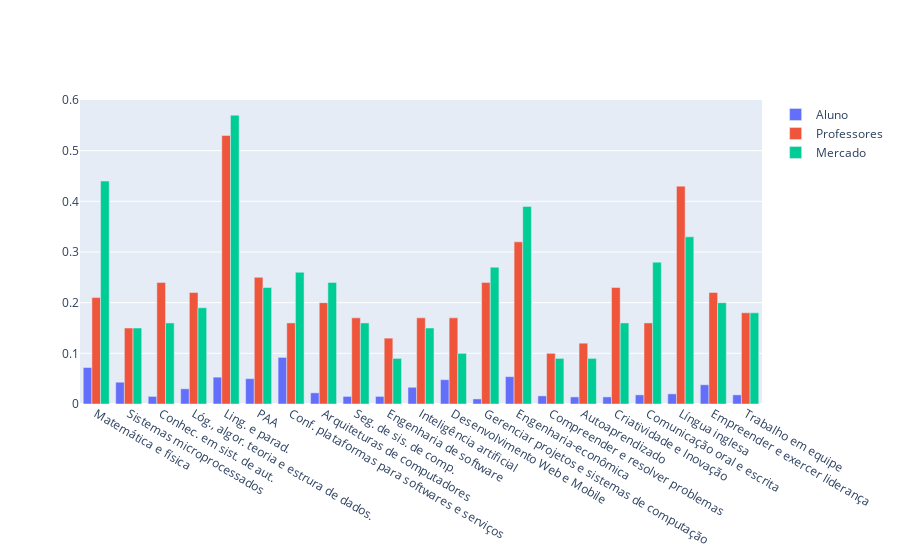

The code cell stored with this chart in its notebook:
### Code cell
import plotly.graph_objects as go

fig = go.Figure(data=[
    go.Bar(name='Aluno', x=categorias, y=list(notas_aluno.values())),
    go.Bar(name='Professores', x=categorias, y=list(visao_professores.values())),
    go.Bar(name='Mercado', x=categorias, y=list(visao_mercado.values())),
])
fig.update_layout(barmode='group')
fig.show()

### Figure 1 — Plotly figure (JSON) as saved in the notebook; plotly's stock layout.template omitted (floating-point values rounded to 4 significant figures)
{"data": [{"name": "Aluno", "type": "bar", "x": ["Matemática e física", "Sistemas microprocessados", "Conhec. em sist. de aut.", "Lóg., algor. teoria e estrura de dados.", "Ling. e parad.", "PAA", "Conf. plataformas para softwares e serviços", "Arquiteturas de computadores", "Seg. de sis. de comp.", "Engenharia de software", "Inteligência artificial", "Desenvolvimento Web e Mobile", "Gerenciar projetos e sistemas de computação", "Engenharia-econômica", "Compreender e resolver problemas", "Autoaprendizado", "Criatividade e Inovação", "Comunicação oral e escrita", "Língua inglesa", "Empreender e exercer liderança", "Trabalho em equipe"], "y": [0.072, 0.043, 0.015, 0.03, 0.053, 0.05, 0.092, 0.022, 0.015, 0.015, 0.033, 0.048, 0.01, 0.054, 0.016, 0.014, 0.014, 0.018, 0.02, 0.038, 0.018]}, {"name": "Professores", "type": "bar", "x": ["Matemática e física", "Sistemas microprocessados", "Conhec. em sist. de aut.", "Lóg., algor. teoria e estrura de dados.", "Ling. e parad.", "PAA", "Conf. plataformas para softwares e serviços", "Arquiteturas de computadores", "Seg. de sis. de comp.", "Engenharia de software", "Inteligência artificial", "Desenvolvimento Web e Mobile", "Gerenciar projetos e sistemas de computação", "Engenharia-econômica", "Compreender e resolver problemas", "Autoaprendizado", "Criatividade e Inovação", "Comunicação oral e escrita", "Língua inglesa", "Empreender e exercer liderança", "Trabalho em equipe"], "y": [0.21, 0.15, 0.24, 0.22, 0.53, 0.25, 0.16, 0.2, 0.17, 0.13, 0.17, 0.17, 0.24, 0.32, 0.1, 0.12, 0.23, 0.16, 0.43, 0.22, 0.18]}, {"name": "Mercado", "type": "bar", "x": ["Matemática e física", "Sistemas microprocessados", "Conhec. em sist. de aut.", "Lóg., algor. teoria e estrura de dados.", "Ling. e parad.", "PAA", "Conf. plataformas para softwares e serviços", "Arquiteturas de computadores", "Seg. de sis. de comp.", "Engenharia de software", "Inteligência artificial", "Desenvolvimento Web e Mobile", "Gerenciar projetos e sistemas de computação", "Engenharia-econômica", "Compreender e resolver problemas", "Autoaprendizado", "Criatividade e Inovação", "Comunicação oral e escrita", "Língua inglesa", "Empreender e exercer liderança", "Trabalho em equipe"], "y": [0.44, 0.15, 0.16, 0.19, 0.57, 0.23, 0.26, 0.24, 0.16, 0.09, 0.15, 0.1, 0.27, 0.39, 0.09, 0.09, 0.16, 0.28, 0.33, 0.2, 0.18]}], "layout": {"barmode": "group"}}
